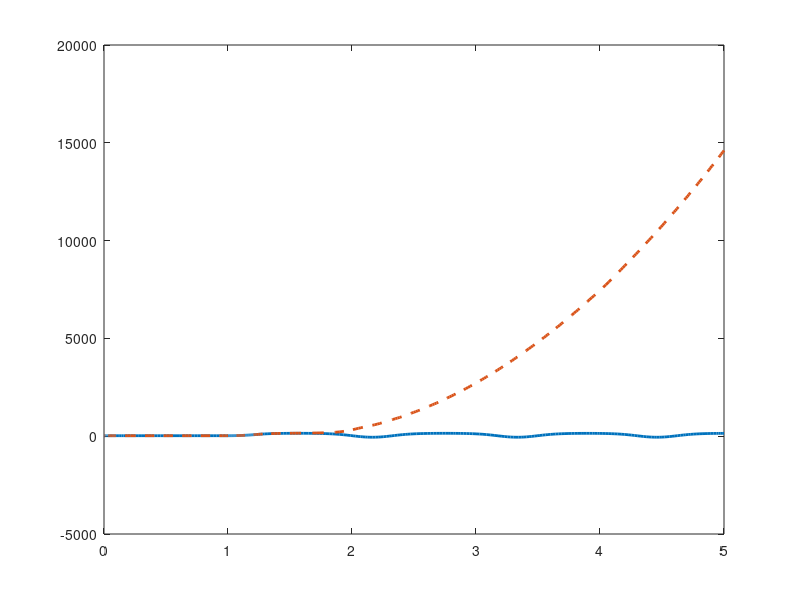

This chart was generated by the following MATLAB code: (Note: this script raises an error after producing the figure.)
%% Example 10.5 - Time-domain simulation using ode45

clear; clc; close all;

%% GIVEN DATA
H   = 3;
D   = 0;
f   = 50;
w0  = 2*pi*f;

Xd1 = 0.30;
XT  = 0.15;
XL  = 0.10;

%% VALUES FROM EXAMPLE 10.2
E = 1.2042;
V = 0.8732;

delta0 = deg2rad(24.74);

%% TRANSFER REACTANCE
Xe = Xd1 + XT + XL;

%% POWER-ANGLE CURVE
Pmax = E*V/Xe;

%% MECHANICAL POWER
Pm = Pmax*sin(delta0);

%% INITIAL STATE
% x(1) = delta
% x(2) = speed deviation d(delta)/dt
x0 = [delta0; 0];

%% TIME SETTINGS
t_fault = 1.0;
t_end   = 5.0;

t_clear_stable   = t_fault + 0.228;
t_clear_unstable = t_fault + 0.229;

%% ODEs

% Prefault and postfault: normal electrical power transfer
ode_normal = @(t,x)[ ...
    x(2); ...
    (w0/(2*H))*(Pm - Pmax*sin(x(1)) - D*x(2)) ...
];

% Fault-on: sending-end 3-phase fault means Pe = 0
ode_fault = @(t,x)[ ...
    x(2); ...
    (w0/(2*H))*(Pm - 0 - D*x(2)) ...
];

%% STABLE CASE: clearing at 228 ms

[t1a,x1a] = ode45(ode_normal, [0 t_fault], x0);
[t1b,x1b] = ode45(ode_fault, [t_fault t_clear_stable], x1a(end,:));
[t1c,x1c] = ode45(ode_normal, [t_clear_stable t_end], x1b(end,:));

t1 = [t1a; t1b(2:end); t1c(2:end)];
x1 = [x1a; x1b(2:end,:); x1c(2:end,:)];

%% UNSTABLE CASE: clearing at 229 ms

[t2a,x2a] = ode45(ode_normal, [0 t_fault], x0);
[t2b,x2b] = ode45(ode_fault, [t_fault t_clear_unstable], x2a(end,:));
[t2c,x2c] = ode45(ode_normal, [t_clear_unstable t_end], x2b(end,:));

t2 = [t2a; t2b(2:end); t2c(2:end)];
x2 = [x2a; x2b(2:end,:); x2c(2:end,:)];

%% DISPLAY RESULTS

fprintf('Xe     = %.4f pu\n', Xe);
fprintf('Pmax   = %.4f pu\n', Pmax);
fprintf('Pm     = %.4f pu\n', Pm);
fprintf('delta0 = %.4f deg\n', rad2deg(delta0));

%% PLOT ROTOR ANGLE

figure;
plot(t1, rad2deg(x1(:,1)), 'LineWidth', 2); hold on;
plot(t2, rad2deg(x2(:,1)), '--', 'LineWidth', 2);

xline(t_fault, ':k', 'Fault applied');
xline(t_clear_stable, ':b', 'Clear 228 ms');
xline(t_clear_unstable, ':r', 'Clear 229 ms');

grid on;
xlabel('Time (s)');
ylabel('\delta (degrees)');
title('Example 10.5 Rotor Angle Response');
legend('Stable: 228 ms','Unstable: 229 ms','Location','best');

%% PLOT SPEED DEVIATION

figure;
plot(t1, x1(:,2), 'LineWidth', 2); hold on;
plot(t2, x2(:,2), '--', 'LineWidth', 2);

xline(t_fault, ':k', 'Fault applied');
xline(t_clear_stable, ':b', 'Clear 228 ms');
xline(t_clear_unstable, ':r', 'Clear 229 ms');

grid on;
xlabel('Time (s)');
ylabel('\Delta\omega = d\delta/dt (rad/s)');
title('Example 10.5 Rotor Speed Deviation');
legend('Stable: 228 ms','Unstable: 229 ms','Location','best');
